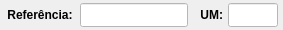
              <widget class="QWidget" name="widget_9" native="true">
               <property name="minimumSize">
                <size>
                 <width>0</width>
                 <height>30</height>
                </size>
               </property>
               <property name="maximumSize">
                <size>
                 <width>16777215</width>
                 <height>30</height>
                </size>
               </property>
               <layout class="QHBoxLayout" name="horizontalLayout_3">
                <property name="spacing">
                 <number>5</number>
                </property>
                <property name="leftMargin">
                 <number>5</number>
                </property>
                <property name="topMargin">
                 <number>3</number>
                </property>
                <property name="rightMargin">
                 <number>5</number>
                </property>
                <property name="bottomMargin">
                 <number>3</number>
                </property>
                <item>
                 <widget class="QLabel" name="label_55">
                  <property name="minimumSize">
                   <size>
                    <width>70</width>
                    <height>0</height>
                   </size>
                  </property>
                  <property name="maximumSize">
                   <size>
                    <width>70</width>
                    <height>16777215</height>
                   </size>
                  </property>
                  <property name="font">
                   <font>
                    <pointsize>9</pointsize>
                    <weight>75</weight>
                    <bold>true</bold>
                   </font>
                  </property>
                  <property name="text">
                   <string>Referência:</string>
                  </property>
                  <property name="alignment">
                   <set>Qt::AlignCenter</set>
                  </property>
                 </widget>
                </item>
                <item>
                 <widget class="QLineEdit" name="line_Referencia_Manu">
                  <property name="sizePolicy">
                   <sizepolicy hsizetype="Preferred" vsizetype="Preferred">
                    <horstretch>0</horstretch>
                    <verstretch>0</verstretch>
                   </sizepolicy>
                  </property>
                  <property name="minimumSize">
                   <size>
                    <width>0</width>
                    <height>0</height>
                   </size>
                  </property>
                  <property name="maximumSize">
                   <size>
                    <width>16777215</width>
                    <height>16777215</height>
                   </size>
                  </property>
                  <property name="font">
                   <font>
                    <pointsize>9</pointsize>
                   </font>
                  </property>
                  <property name="cursor">
                   <cursorShape>IBeamCursor</cursorShape>
                  </property>
                  <property name="styleSheet">
                   <string notr="true">background-color: rgb(255, 255, 255);</string>
                  </property>
                  <property name="inputMask">
                   <string/>
                  </property>
                  <property name="text">
                   <string/>
                  </property>
                  <property name="frame">
                   <bool>true</bool>
                  </property>
                  <property name="echoMode">
                   <enum>QLineEdit::Normal</enum>
                  </property>
                  <property name="alignment">
                   <set>Qt::AlignLeading|Qt::AlignLeft|Qt::AlignVCenter</set>
                  </property>
                  <property name="placeholderText">
                   <string/>
                  </property>
                 </widget>
                </item>
                <item>
                 <widget class="QLabel" name="label_25">
                  <property name="minimumSize">
                   <size>
                    <width>30</width>
                    <height>0</height>
                   </size>
                  </property>
                  <property name="maximumSize">
                   <size>
                    <width>30</width>
                    <height>16777215</height>
                   </size>
                  </property>
                  <property name="font">
                   <font>
                    <pointsize>9</pointsize>
                    <weight>75</weight>
                    <bold>true</bold>
                   </font>
                  </property>
                  <property name="text">
                   <string>UM:</string>
                  </property>
                  <property name="alignment">
                   <set>Qt::AlignRight|Qt::AlignTrailing|Qt::AlignVCenter</set>
                  </property>
                 </widget>
                </item>
                <item>
                 <widget class="QLineEdit" name="line_UM_Manu">
                  <property name="sizePolicy">
                   <sizepolicy hsizetype="Preferred" vsizetype="Preferred">
                    <horstretch>0</horstretch>
                    <verstretch>0</verstretch>
                   </sizepolicy>
                  </property>
                  <property name="minimumSize">
                   <size>
                    <width>50</width>
                    <height>0</height>
                   </size>
                  </property>
                  <property name="maximumSize">
                   <size>
                    <width>50</width>
                    <height>16777215</height>
                   </size>
                  </property>
                  <property name="font">
                   <font>
                    <pointsize>9</pointsize>
                   </font>
                  </property>
                  <property name="cursor">
                   <cursorShape>IBeamCursor</cursorShape>
                  </property>
                  <property name="styleSheet">
                   <string notr="true">background-color: rgb(255, 255, 255);</string>
                  </property>
                  <property name="inputMask">
                   <string/>
                  </property>
                  <property name="text">
                   <string/>
                  </property>
                  <property name="frame">
                   <bool>true</bool>
                  </property>
                  <property name="echoMode">
                   <enum>QLineEdit::Normal</enum>
                  </property>
                  <property name="alignment">
                   <set>Qt::AlignCenter</set>
                  </property>
                  <property name="placeholderText">
                   <string/>
                  </property>
                 </widget>
                </item>
               </layout>
              </widget>
